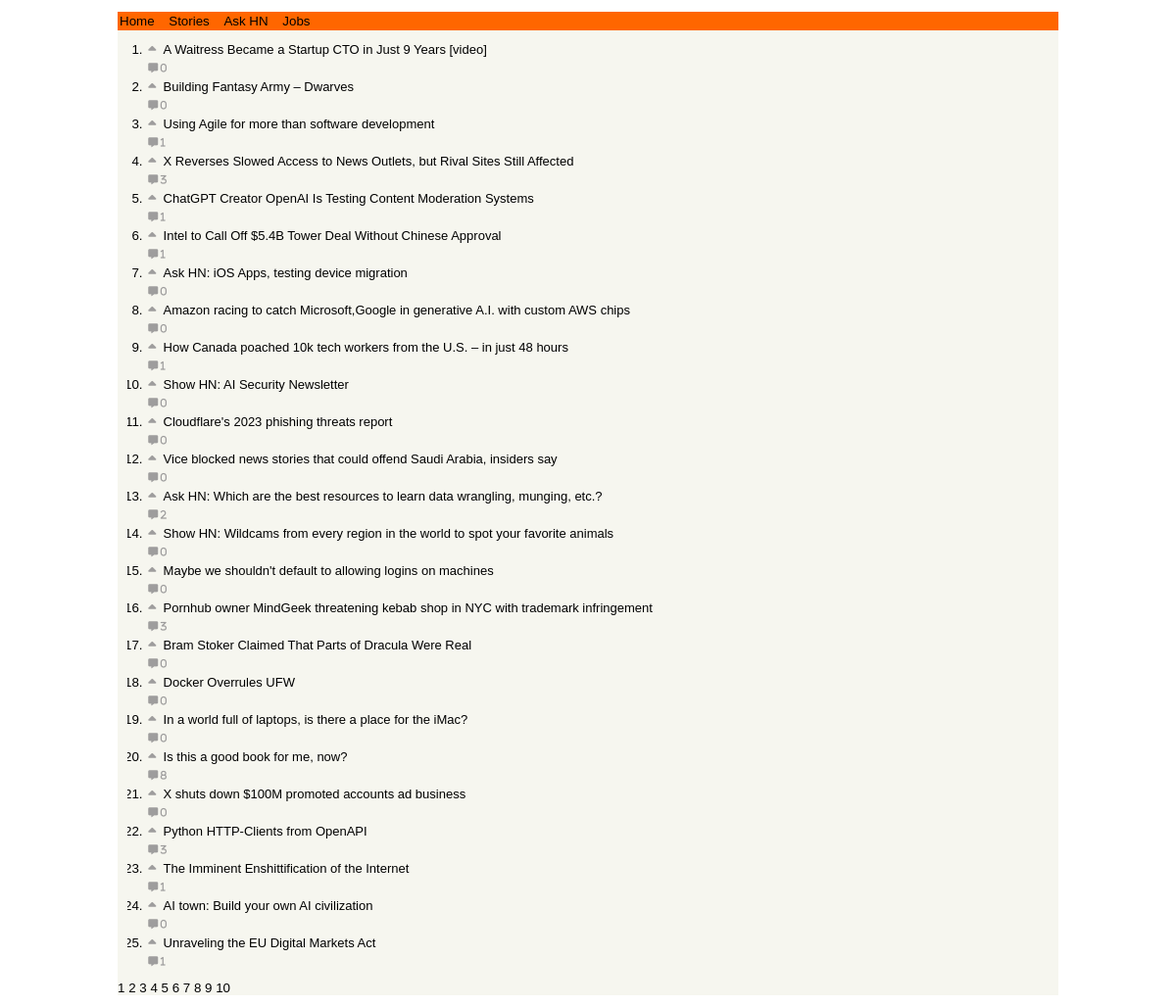
The page / on the database its author committed.
### hacker_news/models.py (models this page shows)
class Items(models.Model):
    id  = models.IntegerField(primary_key=True,unique=True)
    by = models.CharField(max_length=200, null=True, blank=True)
    type = models.CharField(max_length=200, null=True, blank=True)
    title = models.CharField(max_length=500, null=True, blank=True)
    text = models.TextField(null=True, blank=True)
    descendants = models.IntegerField(null=True, blank=True)
    url = models.CharField(max_length=500, null=True, blank=True)
    deleted = models.BooleanField()
    dead = models.BooleanField()
    created =models.DateTimeField(auto_now_add=True)

### hacker_news/views.py (the view)
# urls.py: path('',news, name='news'),
def news(request):
    items =Items.objects.filter(type='story')
    page_obj = paginator(request,items)
    return render (request,'home.html',{'page_obj':page_obj,'no_pages':page_obj.paginator.page_range})

### hacker_news/views.py (called while the page is built)
def paginator(request,model_items):
    paginator = Paginator(model_items, 25)  # Show 25 contacts per page.
    page_number = request.GET.get("page")
    page_obj = paginator.get_page(page_number)
    return page_obj

### hacker_news/templates/Home.html
{% extends 'base.html' %}
{% load static%}
{% block content%}
        <link rel="stylesheet" href="{% static 'css/home.css' %}">
        <ol class="news-list-container">
        <div class="news-lists">
                {% for item in page_obj %}
                <li class="news-item">
                        <p class="news-title"><a href="{{ item.url }}"><i class="fa fa-caret-up" aria-hidden="true"></i>{{item.title}}</a>
                        </p>
                        <a class="news-comment" href="{% url 'comment' item.id %}">
                                <i class=" fa-solid fa-message fa-xs"> {{item.comments_set.all.count}}</i>
                        </a>
                </li>
                {% endfor %}
        </div>
</ol>
{% include 'paginator.html'%}
{% endblock %}

### hacker_news/templates/base.html (shortened to what this page needs)
{% load static %}
<!DOCTYPE html>
<html lang="en">
<head>
    <link rel="stylesheet" href="{% static 'css/style.css' %}">
    <link href="{% static 'fontawesomefree/css/fontawesome.css' %}" rel="stylesheet" type="text/css">
    <link href="{% static 'fontawesomefree/css/brands.css' %}" rel="stylesheet" type="text/css">
    <link href="{% static 'fontawesomefree/css/solid.css' %}" rel="stylesheet" type="text/css">
</head>
<body>
    <div class="page-body">
        <nav class="nav-container">
            <div class="nav-items-container">
                <ul class="nav-items">
                    <li>Home</li>
                    <li>Stories</li>
                    <li>Ask HN</li>
                    <li>Jobs</li>
                </ul>
            </div>
        </nav>
        {% block content %}{% endblock %}
    </body>
</html>

### hacker_news/templates/paginator.html
<div class="pagination">
    <span class="step-links">
        {% if page_obj.has_next %}
            {% for num in no_pages %}
                <a href="?page={{num}}">{{num}}</a>
            {%endfor%}
        {% endif %}
    </span>
</div>

### hacker_news/static/css/style.css (style rules this page uses)
* { box-sizing: border-box; margin: 0; padding: 0; }
body { font-size: 10pt; }
.page-body { font-family: Verdana, Geneva, sans-serif; margin :1% auto; background-color: #f6f6ef; width: 80%; }
.nav-container { background: rgb(255, 102, 0); width: 100%; }
.nav-items-container { width: 40%; }
.nav-items { width: 80%; }
.nav-items li { padding:2px 2px 2px 2px; font-size: 10pt; color: black; display: inline-block; margin-right: 7px; }

### hacker_news/static/css/home.css (style rules this page uses)
.news-list-container { overflow: hidden; margin: 10px; width: 80%; }
.news-lists { width: 95%; margin: 0 auto; }
.news-item { padding: 2px; width: 100%; }
a { text-decoration: none; color: black; }
.news-title { font-size: 13px; }
.fa-caret-up { color:rgb(158, 157, 157); padding-bottom: 5px; padding-right: 1%; }
.fa-solid { color:rgb(158, 157, 157); }

### rows shown on the page
Items: title "A Waitress Became a Startup CTO in Just 9 Years [video]", comments_set.all.count "0"
Items: title "Building Fantasy Army – Dwarves", comments_set.all.count "0"
Items: title "Using Agile for more than software development", comments_set.all.count "1"
Items: title "X Reverses Slowed Access to News Outlets, but Rival Sites Still Affected", comments_set.all.count "3"
Items: title "ChatGPT Creator OpenAI Is Testing Content Moderation Systems", comments_set.all.count "1"
Items: title "Intel to Call Off $5.4B Tower Deal Without Chinese Approval", comments_set.all.count "1"
Items: title "Ask HN: iOS Apps, testing device migration", comments_set.all.count "0"
Items: title "Amazon racing to catch Microsoft,Google in generative A.I. with custom AWS chips", comments_set.all.count "0"
Items: title "How Canada poached 10k tech workers from the U.S. – in just 48 hours", comments_set.all.count "1"
Items: title "Show HN: AI Security Newsletter", comments_set.all.count "0"
Items: title "Cloudflare's 2023 phishing threats report", comments_set.all.count "0"
Items: title "Vice blocked news stories that could offend Saudi Arabia, insiders say", comments_set.all.count "0"
Items: title "Ask HN: Which are the best resources to learn data wrangling, munging, etc.?", comments_set.all.count "2"
Items: title "Show HN: Wildcams from every region in the world to spot your favorite animals", comments_set.all.count "0"
Items: title "Maybe we shouldn't default to allowing logins on machines", comments_set.all.count "0"
Items: title "Pornhub owner MindGeek threatening kebab shop in NYC with trademark infringement", comments_set.all.count "3"
Items: title "Bram Stoker Claimed That Parts of Dracula Were Real", comments_set.all.count "0"
Items: title "Docker Overrules UFW", comments_set.all.count "0"
Items: title "In a world full of laptops, is there a place for the iMac?", comments_set.all.count "0"
Items: title "Is this a good book for me, now?", comments_set.all.count "8"
Items: title "X shuts down $100M promoted accounts ad business", comments_set.all.count "0"
Items: title "Python HTTP-Clients from OpenAPI", comments_set.all.count "3"
Items: title "The Imminent Enshittification of the Internet", comments_set.all.count "1"
Items: title "AI town: Build your own AI civilization", comments_set.all.count "0"
Items: title "Unraveling the EU Digital Markets Act", comments_set.all.count "1"

### other values the page prints
{{ num }} "1" "2" "3" "4" "5" "6" "7" "8" "9" "10"
